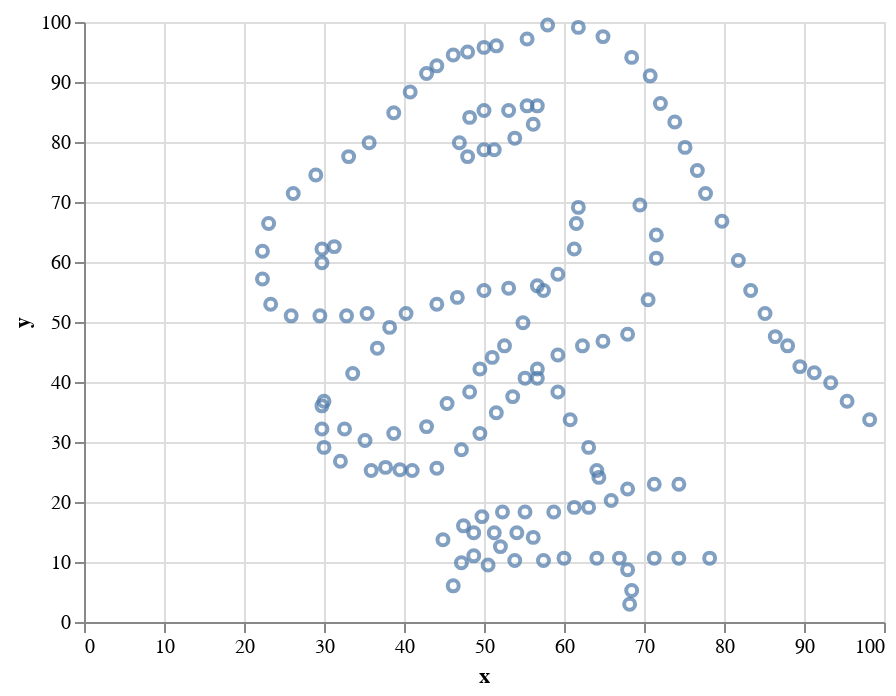

Notebook code for this chart:
### Code cell
points = alt.Chart(dinodf).mark_point().encode(
    x='x',
    y='y'
)
points

### Figure 1 — Vega-Lite specification as saved in the notebook (floating-point values rounded to 4 significant figures; data arrays with more than 128 entries replaced by an {"elided": "..."} marker saying what was removed)
{"config": {"view": {"continuousWidth": 400, "continuousHeight": 300}}, "data": {"name": "data-05c6c0db3f3190ea2f2d6865f2142213"}, "mark": "point", "encoding": {"x": {"type": "quantitative", "field": "x"}, "y": {"type": "quantitative", "field": "y"}}, "$schema": "https://vega.github.io/schema/vega-lite/v4.8.1.json", "datasets": {"data-05c6c0db3f3190ea2f2d6865f2142213": {"elided": "142 records"}}}
